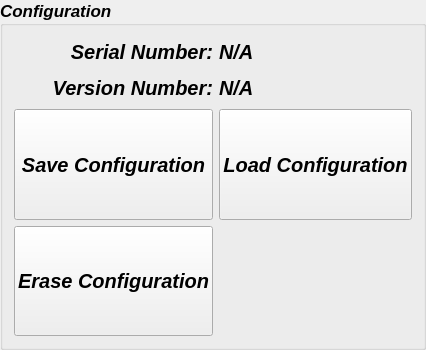
         <widget class="QGroupBox" name="groupBox_10">
          <property name="sizePolicy">
           <sizepolicy hsizetype="Minimum" vsizetype="Preferred">
            <horstretch>0</horstretch>
            <verstretch>0</verstretch>
           </sizepolicy>
          </property>
          <property name="minimumSize">
           <size>
            <width>0</width>
            <height>350</height>
           </size>
          </property>
          <property name="font">
           <font>
            <pointsize>13</pointsize>
            <italic>true</italic>
            <bold>true</bold>
           </font>
          </property>
          <property name="title">
           <string>Configuration</string>
          </property>
          <layout class="QGridLayout" name="gridLayout_8">
           <item row="1" column="1">
            <widget class="QLabel" name="VN_label">
             <property name="font">
              <font>
               <pointsize>15</pointsize>
               <italic>true</italic>
               <bold>true</bold>
              </font>
             </property>
             <property name="text">
              <string>N/A</string>
             </property>
            </widget>
           </item>
           <item row="0" column="0">
            <widget class="QLabel" name="label_11">
             <property name="minimumSize">
              <size>
               <width>0</width>
               <height>30</height>
              </size>
             </property>
             <property name="font">
              <font>
               <pointsize>15</pointsize>
               <italic>true</italic>
               <bold>true</bold>
              </font>
             </property>
             <property name="text">
              <string>Serial Number:</string>
             </property>
             <property name="alignment">
              <set>Qt::AlignmentFlag::AlignRight|Qt::AlignmentFlag::AlignTrailing|Qt::AlignmentFlag::AlignVCenter</set>
             </property>
            </widget>
           </item>
           <item row="0" column="1">
            <widget class="QLabel" name="SN_label">
             <property name="font">
              <font>
               <pointsize>15</pointsize>
               <italic>true</italic>
               <bold>true</bold>
              </font>
             </property>
             <property name="text">
              <string>N/A</string>
             </property>
            </widget>
           </item>
           <item row="1" column="0">
            <widget class="QLabel" name="label_12">
             <property name="minimumSize">
              <size>
               <width>0</width>
               <height>30</height>
              </size>
             </property>
             <property name="font">
              <font>
               <pointsize>15</pointsize>
               <italic>true</italic>
               <bold>true</bold>
              </font>
             </property>
             <property name="text">
              <string>Version Number:</string>
             </property>
             <property name="alignment">
              <set>Qt::AlignmentFlag::AlignRight|Qt::AlignmentFlag::AlignTrailing|Qt::AlignmentFlag::AlignVCenter</set>
             </property>
            </widget>
           </item>
           <item row="3" column="0">
            <widget class="QPushButton" name="save_config_btn">
             <property name="sizePolicy">
              <sizepolicy hsizetype="Minimum" vsizetype="Expanding">
               <horstretch>0</horstretch>
               <verstretch>0</verstretch>
              </sizepolicy>
             </property>
             <property name="minimumSize">
              <size>
               <width>0</width>
               <height>60</height>
              </size>
             </property>
             <property name="font">
              <font>
               <pointsize>15</pointsize>
               <italic>true</italic>
               <bold>true</bold>
              </font>
             </property>
             <property name="text">
              <string>Save Configuration</string>
             </property>
            </widget>
           </item>
           <item row="3" column="1">
            <widget class="QPushButton" name="load_config_btn">
             <property name="sizePolicy">
              <sizepolicy hsizetype="Minimum" vsizetype="Expanding">
               <horstretch>0</horstretch>
               <verstretch>0</verstretch>
              </sizepolicy>
             </property>
             <property name="minimumSize">
              <size>
               <width>0</width>
               <height>60</height>
              </size>
             </property>
             <property name="font">
              <font>
               <pointsize>15</pointsize>
               <italic>true</italic>
               <bold>true</bold>
              </font>
             </property>
             <property name="text">
              <string>Load Configuration</string>
             </property>
            </widget>
           </item>
           <item row="4" column="0">
            <widget class="QPushButton" name="erase_config_btn">
             <property name="sizePolicy">
              <sizepolicy hsizetype="Minimum" vsizetype="Expanding">
               <horstretch>0</horstretch>
               <verstretch>0</verstretch>
              </sizepolicy>
             </property>
             <property name="minimumSize">
              <size>
               <width>0</width>
               <height>60</height>
              </size>
             </property>
             <property name="font">
              <font>
               <pointsize>15</pointsize>
               <italic>true</italic>
               <bold>true</bold>
              </font>
             </property>
             <property name="text">
              <string>Erase Configuration</string>
             </property>
            </widget>
           </item>
          </layout>
         </widget>
